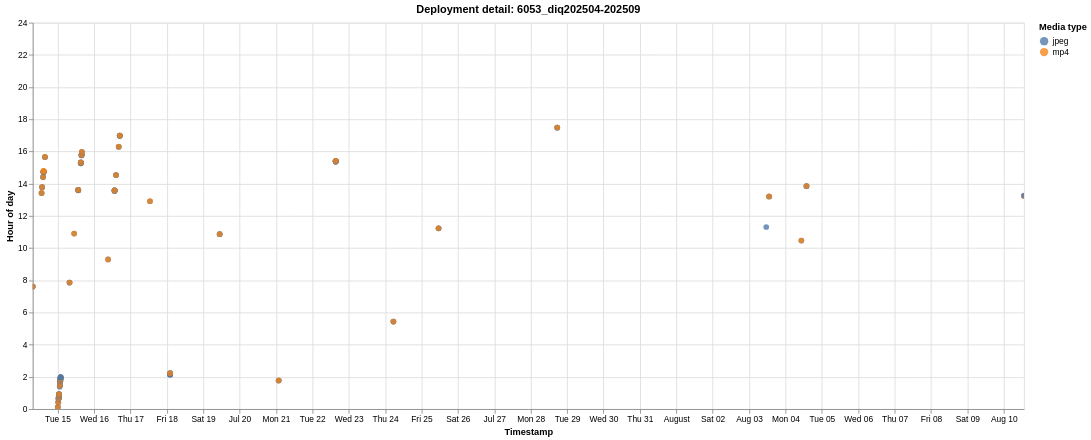

Here is the Vega-Lite specification saved for this chart:
### Vega-Lite specification from a JSON file in a GitHub repository (floating-point values rounded to 4 significant figures; data arrays with more than 128 entries replaced by an {"elided": "..."} marker saying what was removed)
{"$schema": "https://vega.github.io/schema/vega-lite/v6.1.0.json", "config": {"view": {"continuousHeight": 300, "continuousWidth": 300}}, "data": {"name": "data-e2b2c7fb4bb272c0094ea82311b8661e"}, "datasets": {"data-e2b2c7fb4bb272c0094ea82311b8661e": {"elided": "185 records"}}, "encoding": {"color": {"field": "media_type", "scale": {"scheme": "tableau10"}, "title": "Media type", "type": "nominal"}, "shape": {"field": "media_type", "title": "Media type", "type": "nominal"}, "tooltip": [{"field": "deployment", "title": "Deployment", "type": "nominal"}, {"field": "timestamp", "format": "%Y-%m-%d %H:%M:%S", "title": "Timestamp", "type": "temporal"}, {"field": "hour_of_day", "format": ".2f", "title": "Hour of day", "type": "quantitative"}, {"field": "media_type", "title": "Media type", "type": "nominal"}], "x": {"field": "timestamp", "title": "Timestamp", "type": "temporal"}, "y": {"field": "hour_of_day", "scale": {"domain": [0, 24]}, "title": "Hour of day", "type": "quantitative"}}, "height": 460, "mark": {"opacity": 0.78, "size": 46, "type": "circle"}, "params": [{"bind": "scales", "name": "param_1e9efca18e7a2868", "select": {"encodings": ["x", "y"], "type": "interval"}}], "title": "Deployment detail: 6053_diq202504-202509", "width": 1180}
